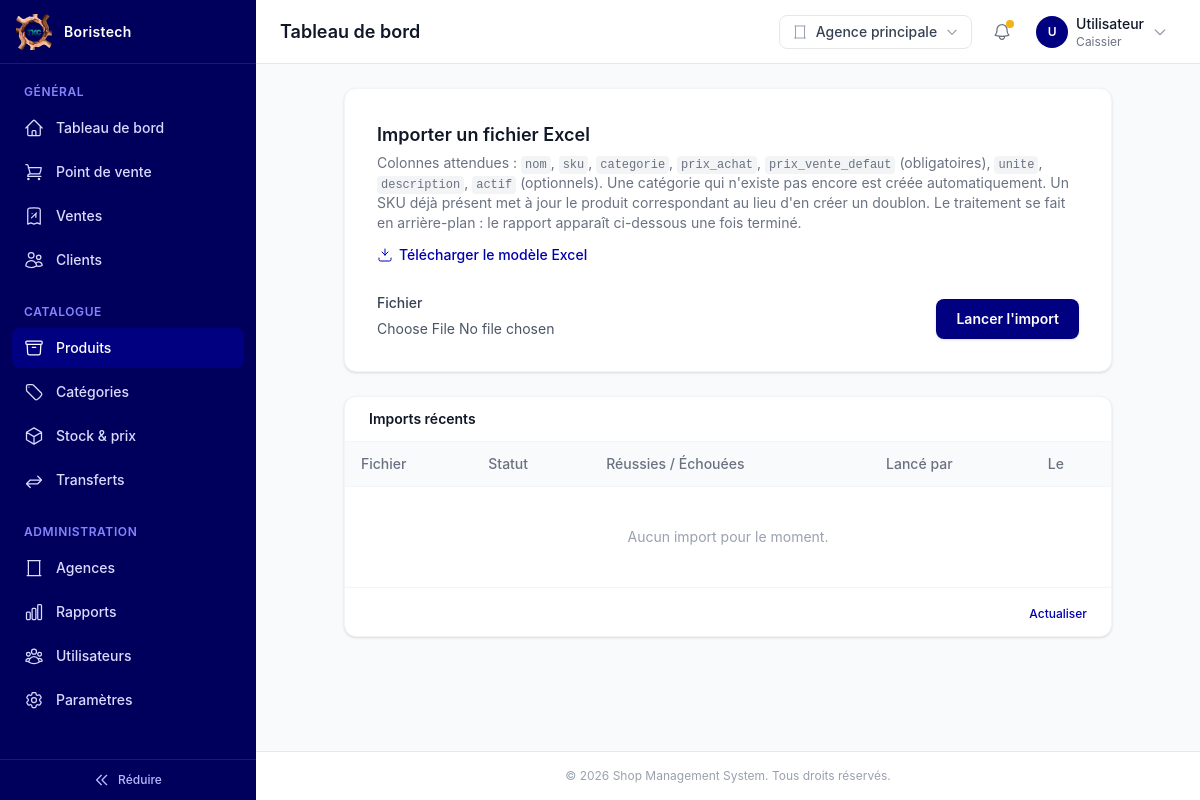
The app's page /products/produits/import/ (signed in), older data.
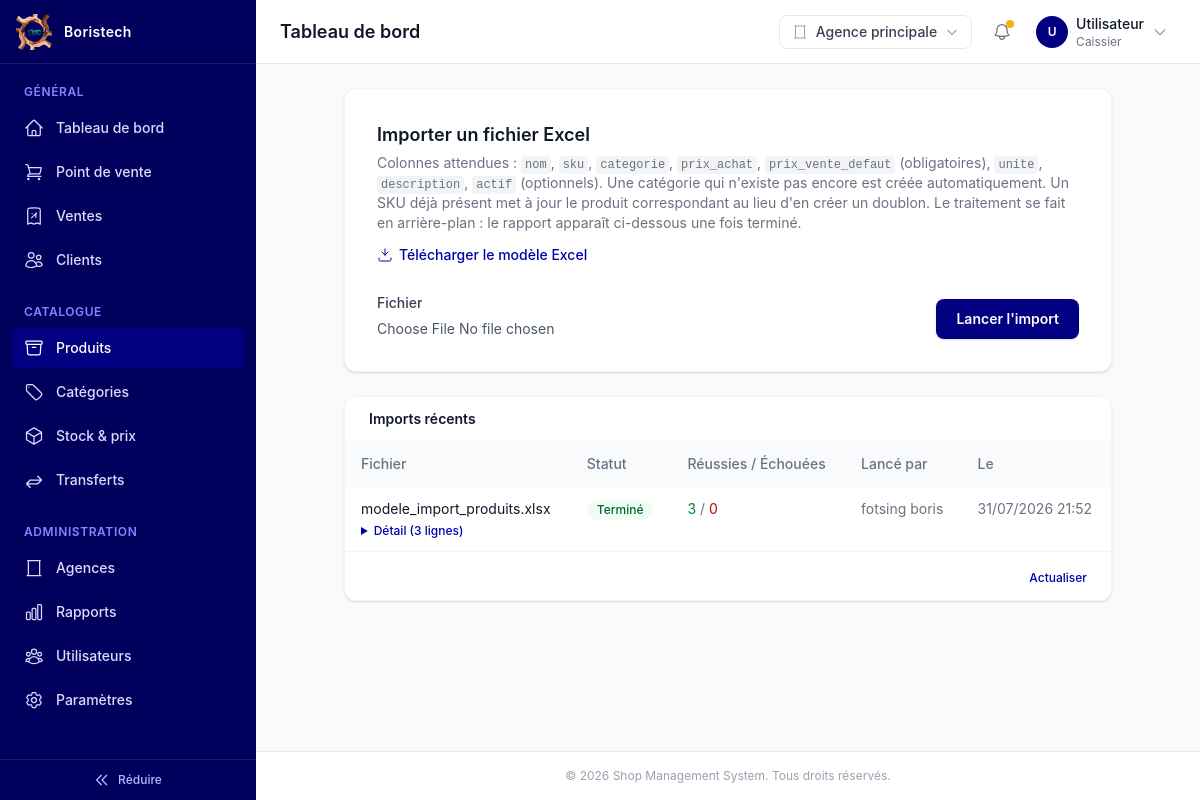
The same page, newer data.
### products/models.py (models this page shows, shortened)
class ImportProduits(BaseModel):
    fichier = models.FileField(
        upload_to="imports/produits/",
        help_text="Fichier Excel (.xlsx) contenant les produits à importer.",
    )
    statut = models.CharField(
        max_length=20,
        choices=ImportStatut.choices,
        default=ImportStatut.EN_ATTENTE,
        db_index=True,
        help_text="Statut courant du traitement.",
    )
    total_lignes = models.PositiveIntegerField(
        default=0,
        help_text="Nombre de lignes traitées (hors en-tête).",
    )
    lignes_reussies = models.PositiveIntegerField(
        default=0,
        help_text="Nombre de produits créés ou mis à jour avec succès.",
    )
    lignes_echouees = models.PositiveIntegerField(
        default=0,
        help_text="Nombre de lignes en erreur (nom/SKU manquant, prix invalide...).",
    )
    rapport = models.JSONField(
        default=list,
        blank=True,
        help_text="Détail ligne par ligne : [{ligne, nom, statut, message}, ...].",
    )
    importe_par = models.ForeignKey(
        settings.AUTH_USER_MODEL,
        on_delete=models.SET_NULL,
        related_name="imports_produits",
        null=True,
        blank=True,
        help_text="Utilisateur ayant lancé cet import.",
    )
    class Meta(BaseModel.Meta):
        verbose_name = "Import de produits"
        verbose_name_plural = "Imports de produits"
    @property
    def nom_fichier(self) -> str:
        import os
        return os.path.basename(self.fichier.name) if self.fichier else ""

### users/models.py (models this page shows, shortened)
class Utilisateur(AbstractUser, BaseModel):
    role = models.CharField(
        max_length=20,
        choices=Role.choices,
        db_index=True,
        help_text="Rôle de l'utilisateur : détermine son périmètre d'accès (EF-9.2 à EF-9.4).",
    )
    agence = models.ForeignKey(
        Agence,
        on_delete=models.PROTECT,
        related_name="utilisateurs",
        null=True,
        blank=True,
        help_text=(
            "Agence de rattachement. Obligatoire pour un Responsable d'agence ou un "
            "Caissier ; laisser vide pour un Admin (accès à toutes les agences)."
        ),
    )
    telephone = models.CharField(
        max_length=30,
        blank=True,
        help_text="Numéro de téléphone professionnel de l'utilisateur.",
    )
    objects = UserManager()
    class Meta(BaseModel.Meta):
        verbose_name = "Utilisateur"
        verbose_name_plural = "Utilisateurs"
        indexes = [
            models.Index(fields=["role"]),
            models.Index(fields=["agence", "role"]),
        ]
    def __str__(self) -> str:
        return self.get_full_name() or self.username
    @property
    def is_admin(self) -> bool:
        return self.role == Role.ADMIN
    @property
    def is_responsable_agence(self) -> bool:
        return self.role == Role.RESPONSABLE_AGENCE

### products/views/product_views.py (the view, shortened to what this page needs)
# urls.py: path("produits/import/", product_views.ProduitImportView.as_view(), name="produit_import"),
class ProduitImportView(LoginRequiredMixin, AdminRequiredMixin, TemplateView):
    template_name = "dashboard/pages/admin/products/product/produit_import.html"
    def get_context_data(self, **kwargs: Any) -> Dict[str, Any]:
        context = super().get_context_data(**kwargs)
        context.setdefault("form", ProduitImportForm())
        context["imports"] = (
            ImportProduits.objects.select_related("importe_par").order_by("-created_at")[:10]
        )
        return context

### products/forms.py (shortened to what this page needs)
class ProduitImportForm(_TailwindFormMixin, forms.ModelForm):
    class Meta:
        model = ImportProduits
        fields = ["fichier"]
    def __init__(self, *args: Any, **kwargs: Any) -> None:
        super().__init__(*args, **kwargs)
        self._apply_tailwind()

### general/context_processors.py (called while the page is built)
def parametres_entreprise(request: HttpRequest) -> Dict[str, Any]:
    return {"parametres": ParametresEntreprise.load()}

### general/models.py (called while the page is built)
    @classmethod
    def load(cls) -> "ParametresEntreprise":
        obj: Optional["ParametresEntreprise"] = cache.get("parametres_entreprise")
        if obj is None:
            obj, _created = cls.objects.get_or_create(
                pk=cls.SINGLETON_ID, defaults={"nom": "Ma Boutique"}
            )
            cache.set("parametres_entreprise", obj, None)
        return obj

### general/templatetags/nav_tags.py (called while the page is built)
@register.simple_tag(takes_context=True)
def dashboard_url(context: Dict[str, Any]) -> str:
    request = context["request"]
    if not request.user.is_authenticated:
        return ""
    return resolve_dashboard_url(request.user)

### products/views/category_views.py (called while the page is built)
    def test_func(self) -> bool:
        return getattr(self.request.user, "is_admin", False)

### templates/dashboard/pages/admin/products/product/produit_import.html (shortened to what the changed rows need)
{% extends "dashboard/base.html" %}
{% block content %}
<div class="mx-auto max-w-3xl space-y-6">
  <div class="rounded-xl border border-gray-100 bg-white p-6 shadow-sm sm:p-8">
    <div class="mb-6">
      <h2 class="text-lg font-semibold text-gray-900">Importer un fichier Excel</h2>
    </div>
  </div>
  <div class="overflow-hidden rounded-xl border border-gray-100 bg-white shadow-sm">
    <div class="border-b border-gray-100 px-4 py-3 sm:px-6">
      <h2 class="text-sm font-semibold text-gray-900">Imports récents</h2>
    </div>
    <div class="overflow-x-auto">
      <table class="w-full min-w-[560px] text-left text-sm">
        <thead class="border-b border-gray-100 bg-gray-50">
          <tr>
            <th scope="col" class="px-4 py-3 font-medium text-gray-500">Fichier</th>
            <th scope="col" class="px-4 py-3 font-medium text-gray-500">Statut</th>
            <th scope="col" class="px-4 py-3 font-medium text-gray-500">Réussies / Échouées</th>
            <th scope="col" class="px-4 py-3 font-medium text-gray-500">Lancé par</th>
            <th scope="col" class="px-4 py-3 font-medium text-gray-500">Le</th>
          </tr>
        </thead>
        <tbody class="divide-y divide-gray-100">
          {% for import_obj in imports %}
            <tr class="align-top hover:bg-gray-50">
              <td class="px-4 py-3 text-gray-900">
                {{ import_obj.nom_fichier }}
                {% if import_obj.rapport %}
                  <details class="mt-1">
                    <summary class="cursor-pointer text-xs font-medium text-primary-700 hover:text-primary-900">
                      Détail ({{ import_obj.rapport|length }} ligne{{ import_obj.rapport|length|pluralize }})
                    </summary>
                  </details>
                {% endif %}
              </td>
              <td class="px-4 py-3">
                {% if import_obj.statut == "TERMINE" %}
                  <span class="inline-flex items-center rounded-full bg-green-50 px-2.5 py-0.5 text-xs font-medium text-green-800">Terminé</span>
                {% elif import_obj.statut == "EN_COURS" %}
                  <span class="inline-flex items-center rounded-full bg-amber-50 px-2.5 py-0.5 text-xs font-medium text-amber-800">En cours</span>
                {% elif import_obj.statut == "ECHEC" %}
                  <span class="inline-flex items-center rounded-full bg-red-50 px-2.5 py-0.5 text-xs font-medium text-red-800">Échec</span>
                {% else %}
                  <span class="inline-flex items-center rounded-full bg-gray-100 px-2.5 py-0.5 text-xs font-medium text-gray-600">En attente</span>
                {% endif %}
              </td>
              <td class="px-4 py-3 whitespace-nowrap text-gray-500">
                <span class="text-green-700">{{ import_obj.lignes_reussies }}</span> /
                <span class="text-red-700">{{ import_obj.lignes_echouees }}</span>
              </td>
              <td class="px-4 py-3 text-gray-500">{{ import_obj.importe_par|default:"—" }}</td>
              <td class="px-4 py-3 whitespace-nowrap text-gray-500">{{ import_obj.created_at|date:"d/m/Y H:i" }}</td>
            </tr>
          {% empty %}
            <tr>
              <td colspan="5" class="px-4 py-10 text-center text-sm text-gray-400">Aucun import pour le moment.</td>
            </tr>
          {% endfor %}
        </tbody>
      </table>
    </div>
  </div>
</div>
{% endblock %}

Row changes from the older to the newer data that the page shows:
added ImportProduits: nom_fichier "modele_import_produits.xlsx", rapport|length "3", statut "Terminé", lignes_reussies "3", lignes_echouees "0", importe_par "fotsing boris", created_at "31/07/2026 21:52"
Text that changed along with them:
text no longer shown: "Aucun import pour le moment."
